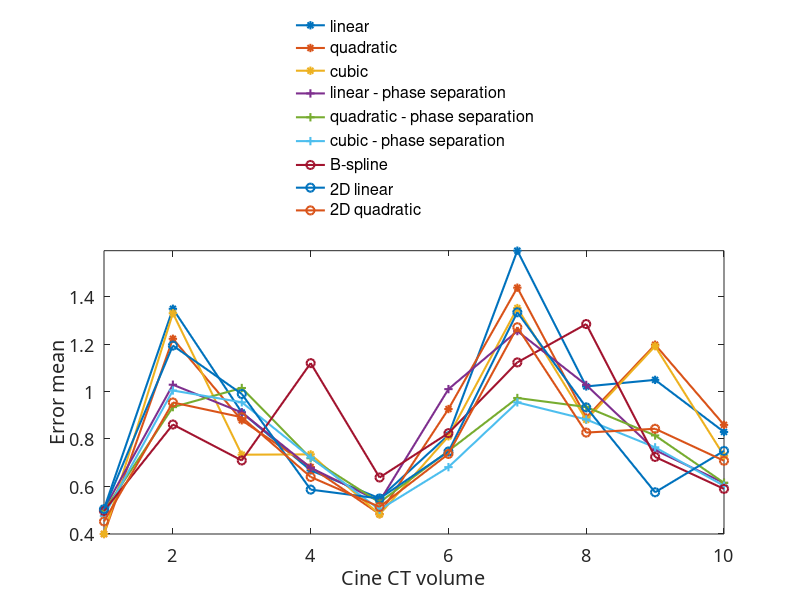

Reproduce this figure in MATLAB. (Note: this script raises an error after producing the figure.)
function c4PlotDef()

load('def_field_error2.mat');

MODELS = 1:9;
COUCH = 5;

linestyle = {'-*','-*','-*','-+','-+','-+','-o','-o','-o',};

for c=1:COUCH
  h = figure;
  for m=MODELS
    plot(squeeze(error_mean(m,c,:)), linestyle{m},'LineWidth',1.5);
    hold on
  end

  set(h, 'Position', [0 0 600 400]);
  h_legend = legend('linear', 'quadratic', 'cubic', 'linear - phase separation', ...
  'quadratic - phase separation', 'cubic - phase separation', 'B-spline', ...
  '2D linear', '2D quadratic', 'Location', 'northoutside');
  set(h_legend,'Box','off');
  set(gca,'FontSize',13,'FontName','cmr');
  xlabel('Cine CT volume');
  ylabel('Error mean');
  axis tight
  ax = gca;
  ax.XTick = 1:10;
  figname = sprintf('../report/figures/task4/def_mean_error_couch%d.eps', c);
  hgexport(h, figname);
end

for c=1:COUCH
  h = figure;
  for m=MODELS
    plot(squeeze(error_mean(m,c,:)), linestyle{m},'LineWidth',1.5);
    hold on
  end

  set(h, 'Position', [0 0 600 400]);
  h_legend = legend('linear', 'quadratic', 'cubic', 'linear - phase separation', ...
  'quadratic - phase separation', 'cubic - phase separation', 'B-spline', ...
  '2D linear', '2D quadratic', 'Location', 'northoutside');
  set(h_legend,'Box','off');
  set(gca,'FontSize',13,'FontName','cmr');
  xlabel('Cine CT volume');
  ylabel('Error std-dev');
  axis tight
  ax = gca;
  ax.XTick = 1:10;
  figname = sprintf('../report/figures/task4/def_stddev_error_couch%d.eps', c);
  hgexport(h, figname);
end

end